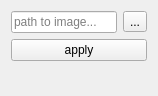
<?xml version="1.0" encoding="UTF-8"?>
<ui version="4.0">
 <class>Form</class>
 <widget class="QWidget" name="Form">
  <property name="geometry">
   <rect>
    <x>0</x>
    <y>0</y>
    <width>158</width>
    <height>96</height>
   </rect>
  </property>
  <property name="windowTitle">
   <string>Form</string>
  </property>
  <layout class="QVBoxLayout" name="verticalLayout">
   <item>
    <layout class="QVBoxLayout" name="verticalLayout_2">
     <item>
      <layout class="QHBoxLayout" name="horizontalLayout">
       <item>
        <widget class="QLineEdit" name="path">
         <property name="minimumSize">
          <size>
           <width>100</width>
           <height>0</height>
          </size>
         </property>
         <property name="baseSize">
          <size>
           <width>0</width>
           <height>0</height>
          </size>
         </property>
         <property name="frame">
          <bool>true</bool>
         </property>
         <property name="dragEnabled">
          <bool>true</bool>
         </property>
         <property name="placeholderText">
          <string>path to image...</string>
         </property>
        </widget>
       </item>
       <item>
        <widget class="QToolButton" name="browse">
         <property name="text">
          <string>...</string>
         </property>
        </widget>
       </item>
      </layout>
     </item>
     <item>
      <widget class="QPushButton" name="apply">
       <property name="text">
        <string>apply</string>
       </property>
      </widget>
     </item>
     <item>
      <spacer name="verticalSpacer">
       <property name="orientation">
        <enum>Qt::Vertical</enum>
       </property>
       <property name="sizeHint" stdset="0">
        <size>
         <width>20</width>
         <height>40</height>
        </size>
       </property>
      </spacer>
     </item>
    </layout>
   </item>
  </layout>
 </widget>
 <resources/>
 <connections/>
</ui>
